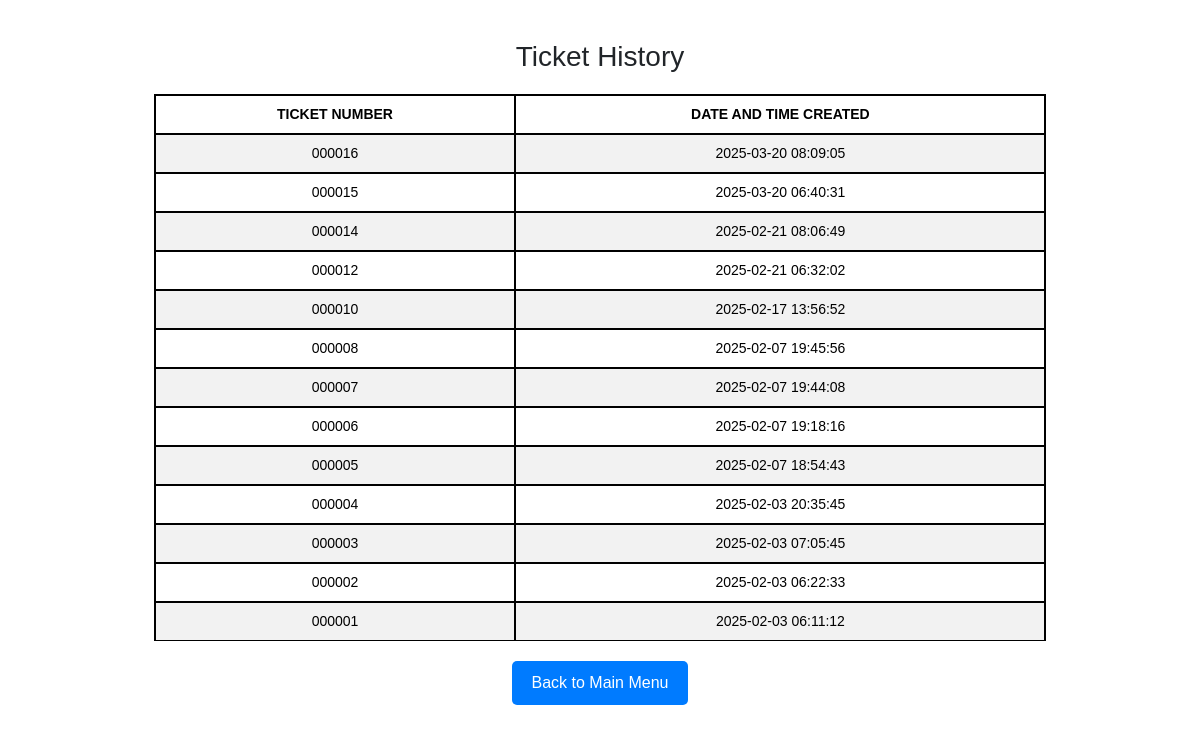
Page /poso.tix/history.php on the committed database.
### tables this page shows
CREATE TABLE `report` (
  `ID` int(11) NOT NULL,
  `ticket_number` varchar(6) DEFAULT NULL,
  `first_name` varchar(100) DEFAULT NULL,
  `middle_name` varchar(100) DEFAULT NULL,
  `last_name` varchar(100) DEFAULT NULL,
  `dob` date DEFAULT NULL,
  `address` varchar(255) DEFAULT NULL,
  `license` varchar(255) NOT NULL,
  `confiscated` enum('yes','no') NOT NULL,
  `violation_date` date DEFAULT NULL,
  `violation_time` time DEFAULT NULL,
  `street` varchar(100) DEFAULT NULL,
  `plate_number` varchar(20) DEFAULT NULL,
  `city` varchar(100) DEFAULT NULL,
  `registration` varchar(100) DEFAULT NULL,
  `vehicle_type` varchar(50) DEFAULT NULL,
  `vehicle_owner` varchar(100) DEFAULT NULL,
  `created_at` timestamp NOT NULL DEFAULT current_timestamp(),
  `signature` longblob NOT NULL
);

### poso.tix/history.php (the view, shortened to what this page needs)
<?php
$conn = new mysqli('localhost', 'root', '', 'poso');
$sql = "SELECT ticket_number, created_at FROM report ORDER BY created_at DESC";
$result = $conn->query($sql);
?>
<!DOCTYPE html>
<html lang="en">
<head>
    <link href="https://maxcdn.bootstrapcdn.com/bootstrap/5.3.3/css/bootstrap.min.css" rel="stylesheet">
    <link rel="stylesheet" href="style.css?v=1.0">
</head>
<body>
    <div class="container">
        <div class="ticket-history-container">
            <h3 class="text-center">Ticket History</h3>
            <table class="table table-striped">
                <thead>
                    <tr>
                        <th>Ticket Number</th>
                        <th>Date and Time Created</th>
                    </tr>
                </thead>
                <tbody>
                    <?php
                    if ($result->num_rows > 0) {
                        while ($row = $result->fetch_assoc()) {
                            echo "<tr>
                                    <td>{$row['ticket_number']}</td>
                                    <td>" . date('Y-m-d H:i:s', strtotime($row['created_at'])) . "</td>
                                  </tr>";
                        }
                    } else {
                        echo "<tr><td colspan='2'>No tickets found.</td></tr>";
                    }
                    ?>
                </tbody>
            </table>
            <div class="btn-container">
                <a href="menu.php">Back to Main Menu</a>
            </div>
        </div>
    </div>
</body>
</html>

### poso.tix/style.css (style rules this page uses)
* { margin: 0; padding: 0; box-sizing: border-box; }
body { font-family: Arial, sans-serif; background-color: #ffffff; padding: 10px; }
.container { display: flex; justify-content: center; align-items: center; min-height: 90vh; }
table { width: 100%; border-collapse: collapse; margin-top: 15px; font-size: 14px; }
table th, table td { padding: 10px; text-align: center; border: 2px solid #000; }
table thead th { background-color: #0c1ddd; color: #fff; font-weight: bold; text-transform: uppercase; }
table tbody tr:nth-child(odd) { background-color: #f9f9f9; }

### poso.tix/history.php (style rules this page uses)
.ticket-history-container { width: 80%; margin: auto; margin-top: 30px; }
table { width: 100%; margin-top: 20px; }
th, td { text-align: center; padding: 10px; border: 1px solid #ddd; }
th { background-color: #007bff; color: white; }
.btn-container { margin-top: 20px; display: flex; justify-content: center; }
.btn-container a { text-decoration: none; color: #fff; background-color: #007bff; padding: 10px 20px; border-radius: 5px; }

### rows in the picture
report: ticket_number "000016", created_at "2025-03-20 08:09:05"
report: ticket_number "000015", created_at "2025-03-20 06:40:31"
report: ticket_number "000014", created_at "2025-02-21 08:06:49"
report: ticket_number "000012", created_at "2025-02-21 06:32:02"
report: ticket_number "000010", created_at "2025-02-17 13:56:52"
report: ticket_number "000008", created_at "2025-02-07 19:45:56"
report: ticket_number "000007", created_at "2025-02-07 19:44:08"
report: ticket_number "000006", created_at "2025-02-07 19:18:16"
report: ticket_number "000005", created_at "2025-02-07 18:54:43"
report: ticket_number "000004", created_at "2025-02-03 20:35:45"
report: ticket_number "000003", created_at "2025-02-03 07:05:45"
report: ticket_number "000002", created_at "2025-02-03 06:22:33"
report: ticket_number "000001", created_at "2025-02-03 06:11:12"
